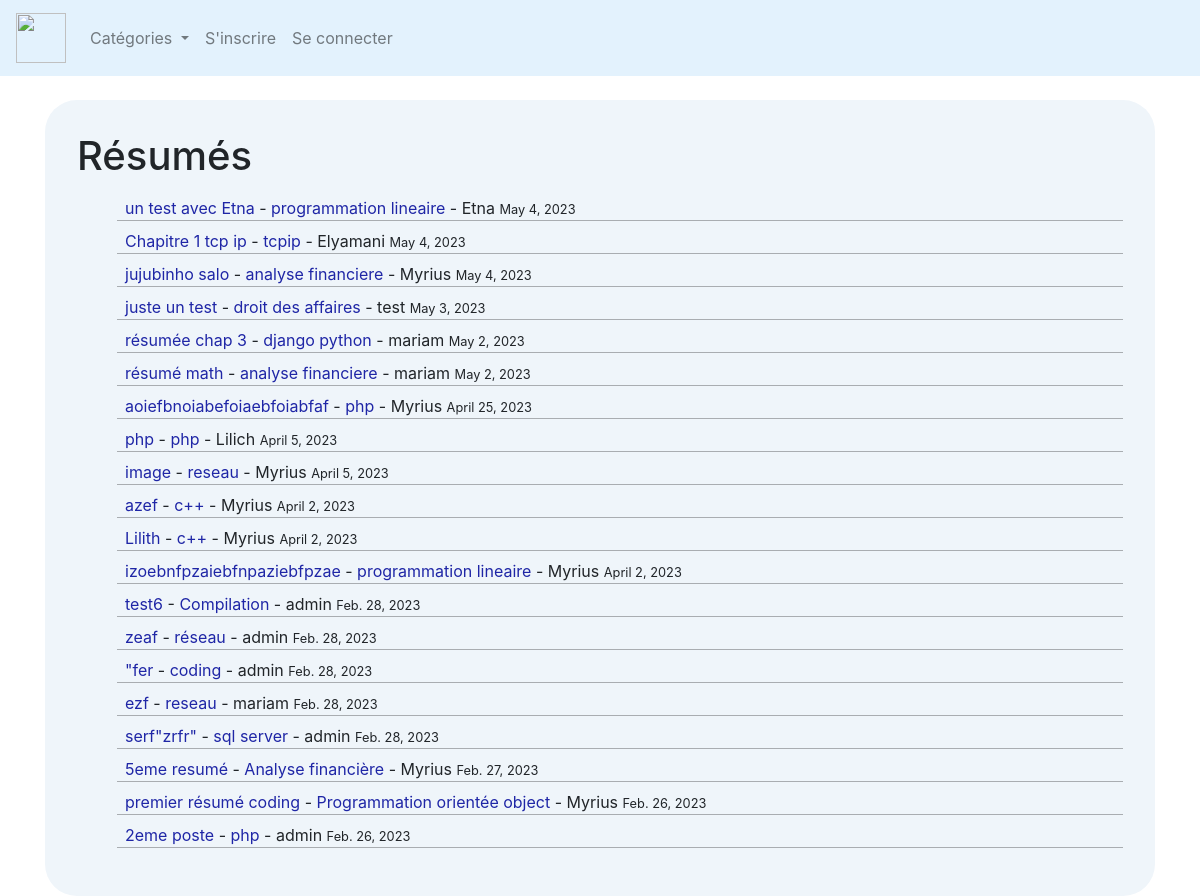
Before: / with the older database file.
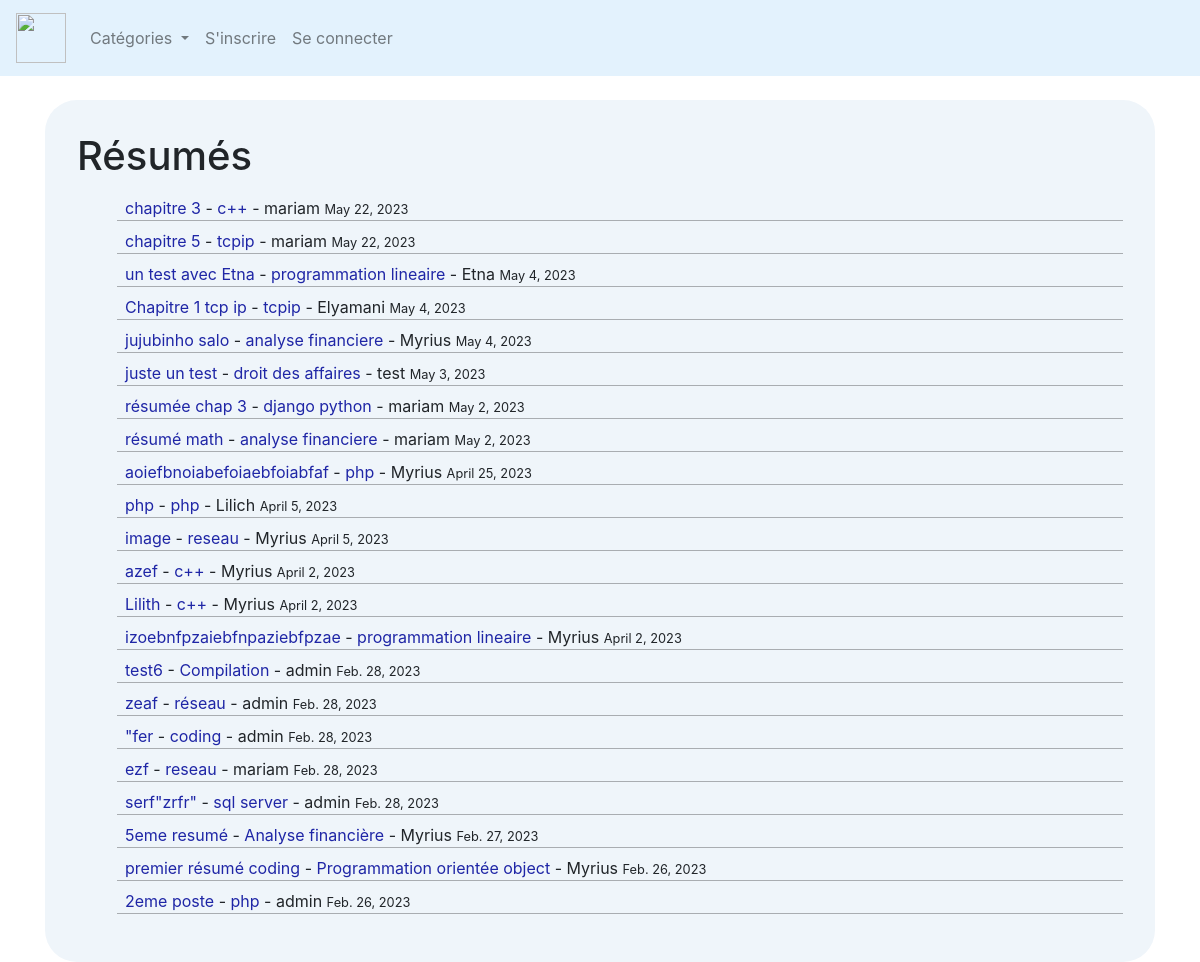
After: the same page with the newer database file.
### LeBlog/models.py (models this page shows, shortened)
class Post(models.Model):
        title = models.CharField(max_length=255)
        header_image = models.ImageField(null=True, blank=True, upload_to="images/")
        title_tag = models.CharField(max_length=255)
        author = models.ForeignKey(User, on_delete=models.CASCADE)
        body = RichTextField(blank=True, null=True)
        post_date = models.DateField(auto_now_add=True)
        categorie = models.CharField(max_length=255)
        snippet = models.CharField(max_length=255, default='coding')
        likes = models.ManyToManyField(User, related_name='resumee')

### LeBlog/views.py (the view)
# urls.py: path('', HomeView.as_view(), name="home"),
class HomeView(ListView):
    model = Post
    template_name = 'home.html'
    ordering = ['-post_date']
    def get_context_data(self, *args, **kwargs):
        cat_menu = Categorie.objects.all()
        context = super(HomeView, self).get_context_data(*args, **kwargs)
        context["cat_menu"] = cat_menu
        return context

### LeBlog/models.py (called while the page is built)
        def __str__(self):
            return self.name

### LeBlog/templates/home.html (shortened to what this page needs)
{% extends 'base.html' %}
{% load static %}
{% block content %}
<html>
  <head>
    <link rel="stylesheet" type="text/css" href="{% static 'leBlog/css/style.css' %}">
  </head>
  <body>
  <div class="main_container">
  <h1>Résumés</h1>
    <ul>
{%for post in object_list%}
  <div class="post_container">
    <li> <a href="{% url 'post-details' post.pk %}">{{post.title}}</a> -
        <a href="{% url 'categorie' post.categorie|slugify %}">{{post.categorie}}</a>
        - {{post.author}}
        <small>{{ post.post_date }}</small>
  </div>
{%endfor%}
</ul>
</div>
  </body>
</html>
{% endblock %}

### LeBlog/templates/base.html (shortened to what this page needs)
<!doctype html>
<html lang="en">
  <head>
    <link rel="stylesheet" href="https://cdn.jsdelivr.net/npm/bootstrap@4.4.1/dist/css/bootstrap.min.css">
  </head>
  <body>
  <nav class="navbar navbar-expand-lg navbar-light" style="background-color: #e3f2fd;">
  <a class="navbar-brand" href="{% url 'home' %}">
  <img src="https://cdn.discordapp.com/attachments/958071219339526184/1103787655981973555/Capture_d_Acran_2023-05-04_A__21.08.53-removebg-preview.png" width="50" height="50" class="d-inline-block align-top" alt="">
  </a>
  <div class="collapse navbar-collapse" id="navbarSupportedContent">
    <ul class="navbar-nav mr-auto">
      {%if cat_menu%}
      <li class="nav-item dropdown">
        <a class="nav-link dropdown-toggle" href="#" id="navbarDropdown" role="button" data-toggle="dropdown" aria-haspopup="true" aria-expanded="false">
          Catégories
        </a>
      </li>
      {%else%}
      <li class="nav-item">
          <a class="nav-link" href="{% url 'categories_list' %}">Catégories</a>
      </li>
      {%endif%}
      {% if user.is_authenticated %}
         <li class="nav-item">
          <a class="nav-link" href="{% url 'add_post' %}">Ajouter un résumé</a>
         </li>
        <li class="nav-item">
          <a class="nav-link" href="{% url 'add_cat' %}">Ajouter une categorie</a>
         </li>
      <li class="nav-item dropdown">
          <a class="nav-link dropdown-toggle" href="#" id="navbarDropdown2" role="button" data-toggle="dropdown" aria-haspopup="true" aria-expanded="false">
          Profil
          </a>
          <ul class="dropdown-menu">
            <li><a class="dropdown-item" href="{% url 'edit_profile' %}">Modifier le profil</a></li>
            {% if user.profile.id %}
            <li><a class="dropdown-item" href="{% url 'edit_profile_page' user.profile.id %}">Modifier la page d'utilisateur</a></li>
            <li><a class="dropdown-item" href="{% url 'show_profile_page' user.profile.id %}">Consulter votre profil</a></li>
            {% else %}
             <li><a class="dropdown-item" href="{% url 'create_profile_page' %}">Créer votre page de profil</a></li>
            {% endif %}
          </ul>
        </li>
        <li class="nav-item">
          <a class="nav-link" href="{% url 'logout' %}">Se déconnecter</a>
        </li>
      {% else %}
        <li class="nav-item">
          <a class="nav-link" href="{% url 'register' %}">S'inscrire</a>
        </li>
        <li class="nav-item">
          <a class="nav-link" href="{% url 'login' %}">Se connecter</a>
        </li>
      {% endif %}
    </ul>
  </div>
</nav>
    <br/>
  <div class="container">
    {% block content %}
    {% endblock %}
  </div>
  </body>
</html>

### static/leBlog/css/style.css (style rules this page uses)
.post_container { padding: 0.5rem 0.5rem 0 0.5rem; border-bottom: 1px solid rgba(0, 0, 0, 0.294); }
li { list-style: none; }
a { text-decoration: none; color: rgb(31, 38, 166); }
.main_container { background-color: #eff5fa; border-radius: 2rem; padding: 2rem; }

Changed rows visible on the page:
added Post: title "chapitre 3", categorie "c++", author "mariam", post_date "May 22, 2023"
added Post: title "chapitre 5", categorie "tcpip", author "mariam", post_date "May 22, 2023"
